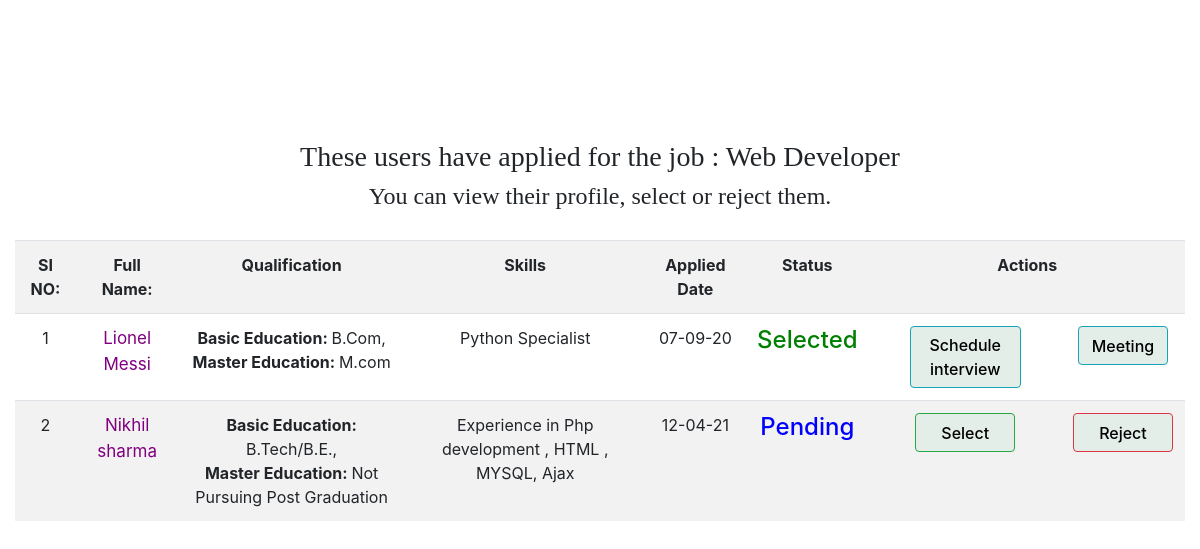
The app's page /employee/applicants.php?jobid=3 with its own data.
### tables this page shows
CREATE TABLE `jobs` (
  `jobid` int(20) NOT NULL,
  `eid` int(20) NOT NULL,
  `title` varchar(100) DEFAULT NULL,
  `jobdesc` varchar(700) NOT NULL,
  `vacno` int(20) DEFAULT NULL,
  `experience` varchar(100) DEFAULT NULL,
  `basicpay` varchar(100) DEFAULT NULL,
  `fnarea` varchar(100) DEFAULT NULL,
  `location` varchar(200) DEFAULT NULL,
  `industry` varchar(200) DEFAULT NULL,
  `ugqual` varchar(100) DEFAULT NULL,
  `pgqual` varchar(100) DEFAULT NULL,
  `Profile` varchar(500) DEFAULT NULL,
  `postdate` varchar(20) NOT NULL,
  `type` varchar(50) NOT NULL
);

CREATE TABLE `jobseeker` (
  `user_id` int(20) NOT NULL,
  `log_id` int(20) DEFAULT NULL,
  `name` varchar(100) NOT NULL,
  `phone` varchar(20) DEFAULT NULL,
  `location` varchar(200) DEFAULT NULL,
  `experience` varchar(100) DEFAULT NULL,
  `skills` varchar(100) DEFAULT NULL,
  `basic_edu` varchar(100) DEFAULT NULL,
  `master_edu` varchar(100) DEFAULT NULL,
  `other_qual` varchar(100) DEFAULT NULL,
  `dob` varchar(50) DEFAULT NULL,
  `Resume` varchar(100) DEFAULT NULL,
  `photo` varchar(200) DEFAULT NULL
);

CREATE TABLE `application` (
  `apply_id` int(20) NOT NULL,
  `user_id` int(20) DEFAULT NULL,
  `emp_id` int(20) DEFAULT NULL,
  `job_id` int(20) DEFAULT NULL,
  `status` int(20) DEFAULT NULL,
  `date_applied` varchar(20) NOT NULL
);

### employee/applicants.php (the view, shortened to what this page needs)
<?php
$servername = "localhost";
$username = "root";
$password = "";
$dbname = "jobportal";
$conn = new mysqli($servername, $username, $password, $dbname);
$q1=mysqli_query($conn,"select * from application where job_id=$_GET[jobid]");
$q3=mysqli_query($conn,"select * from jobs where jobid = $_GET[jobid]");
$q3row=mysqli_fetch_array($q3);
$emp_id=$_SESSION['eid'];
?>
<!DOCTYPE HTML>
<html>
<head>
<link rel="stylesheet" href="https://maxcdn.bootstrapcdn.com/bootstrap/4.5.2/css/bootstrap.min.css">
  <link rel="stylesheet" href="https://cdnjs.cloudflare.com/ajax/libs/font-awesome/4.7.0/css/font-awesome.min.css">
    <link rel="stylesheet" href="/jobportal/css/web2.css">
    </head>
<body>
    <h3 class="text-center" style="margin-top: 140px;font-family: times">These users have applied for the job : <?php echo $q3row['title'];?></h3>
    <h4 class="text-center" style="font-family: times">You can view their profile, select or reject them.</h4>
    <?php if(mysqli_num_rows($q1)>0) { ?>
      <div class="container-fluid">
        <table class="text-center table table-striped  w-100" style="margin-top: 30px;">
            <th>SI NO:</th>
            <th>Full Name:</th>
            <th>Qualification</th>
            <th>Skills</th>
            <th>Applied Date</th>
            <th>Status</th>
            <th colspan="4">Actions</th>
            <?php
             $x=1;
            while($row=mysqli_fetch_array($q1)) {
                $user_id=$row['user_id'];
                $q2=mysqli_query($conn,"select * from jobseeker where user_id = $user_id");
                while ( $result = mysqli_fetch_array($q2) ) {
                    $qsel=mysqli_query($conn,"select * from selection where job_id=$_GET[jobid] and user_id= $result[user_id]");
                    echo " <tr> ";
                    echo "<td>".$x."</td>";
                    echo "<td> <a style='color:purple;font-size:17px' href='viewjobseeker.php?jsid=" . $result['user_id'] . "'>".$result['name']."</a></td>";
                    echo "<td> <b>Basic Education: </b> " . $result['basic_edu'].",<br>  <b>Master Education: </b> ".$result['master_edu']."</td>";
                    echo "<td>" . $result['skills'] . "</td>";
                    echo "<td>" . $row['date_applied']."</td>";
                    $x++;
                    if(mysqli_num_rows($qsel)==0) {
                        $qrej=mysqli_query($conn,"select * from application where job_id=$_GET[jobid] and user_id= $result[user_id] ");
                        $rowrej=mysqli_fetch_array($qrej);
                        if($rowrej['status']==2){
                            echo "<td> <h4 style='color: red'>Rejected</h4> </td>";
                        }
                        else{
                        echo "<td> <h4 style='color: blue'>Pending</h4> </td>";
                        echo "<td class='ml-5'><a href='select.php?jobid=". $_GET['jobid'] . "&user=". $user_id . "&emp_id=". $emp_id ."'> <button type='button' class='btn btn-success' >Select </button> </td>";
                        echo "<td><a href='Reject.php?jobid=".      $_GET['jobid'] . "&user=". $user_id . "&emp_id=". $emp_id ."'> <button type='button' class='btn btn-danger' >Reject </button> </td>";
                    }
                    }
                    elseif(mysqli_num_rows($qsel)>0){
                        $qrej=mysqli_query($conn,"select * from application where job_id=$_GET[jobid] and user_id= $result[user_id] ");
                        $rowrej=mysqli_fetch_array($qrej);
                        if($rowrej['status']==2){
                            echo "<td> <h4 style='color: red'>Rejected</h4> </td>";
                        }
                        elseif($rowrej['status']==1){
                        echo "<td> <h4 style='color: green'>Selected</h4> </td>";
                        echo "<td> <button type='button' class='btn btn-info w-75 h-100' data-toggle='modal' data-target='#changelogo'>Schedule interview</button> </td>";
                         echo "<td><button type='button' class='btn btn-info w-75' data-toggle='modal' data-target='#createmeet'>Meeting</button> </td>";
                         echo "</tr>"
                        ?>
     <div class="modal fade" id="changelogo" tabindex="-1" role="dialog" aria-labelledby="myModalLabel">
      </div>                        <?php
                          }
                    }
                }
            }
            ?>
        </table>
        </div>
    <?php } else {  echo " <div class='container'> <div class='alert alert-warning alert-dismissible' role='alert'>
            <button type='button' class='close'  data-dismiss='alert' aria-label='Close'><span
                    aria-hidden='true'>&times;</span></button>
           <p style='font-size: 20px'><strong>Note:</strong> No one applied for this job yet!</p>
        </div> </div>";
    }
    ?>
</body>

### css/web2.css (style rules this page uses)
html,body { overflow-x: hidden; }
.btn { position: relative; margin-left: 20px; background-color: #E4EEE9; width: 100px; height: 39px; color: black; font-weight: 500; }

### records on screen
jobs: title "Web Developer"
application: date_applied "07-09-20"
jobseeker: name "Lionel Messi", basic_edu "B.Com", master_edu "M.com", skills "Python Specialist"
application: date_applied "12-04-21"
jobseeker: name "Nikhil sharma", basic_edu "B.Tech/B.E.", master_edu "Not Pursuing Post Graduation", skills "Experience in Php development , HTML , MYSQL, Ajax"
